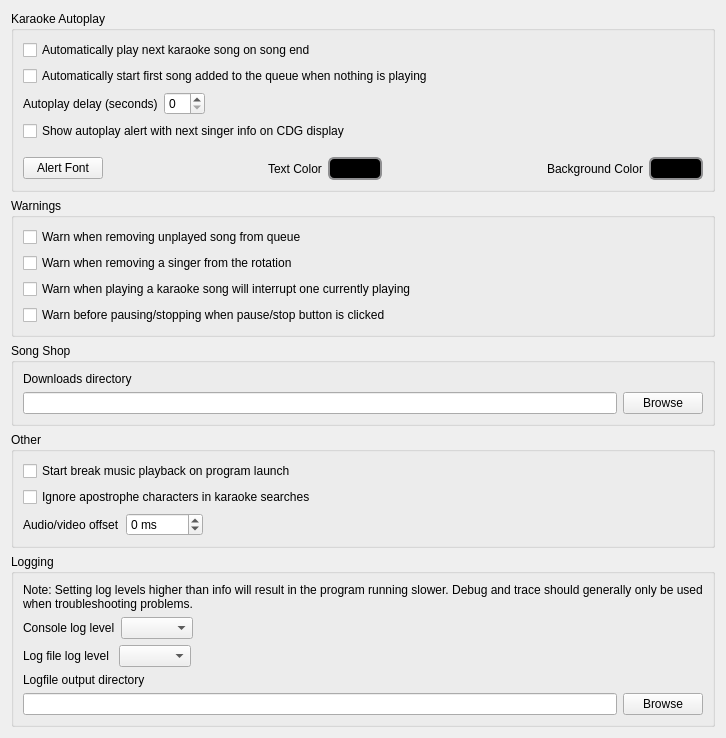
              <widget class="QWidget" name="scrollAreaWidgetContents_2">
               <property name="geometry">
                <rect>
                 <x>0</x>
                 <y>-294</y>
                 <width>726</width>
                 <height>738</height>
                </rect>
               </property>
               <layout class="QVBoxLayout" name="verticalLayout_26">
                <item>
                 <widget class="QGroupBox" name="groupBox">
                  <property name="title">
                   <string>Karaoke Autoplay</string>
                  </property>
                  <property name="flat">
                   <bool>false</bool>
                  </property>
                  <layout class="QVBoxLayout" name="verticalLayout_16">
                   <item>
                    <widget class="QCheckBox" name="checkBoxKAA">
                     <property name="text">
                      <string>Automatically play next karaoke song on song end</string>
                     </property>
                    </widget>
                   </item>
                   <item>
                    <widget class="QCheckBox" name="checkBoxAutoPlayFirst">
                     <property name="text">
                      <string>Automatically start first song added to the queue when nothing is playing</string>
                     </property>
                    </widget>
                   </item>
                   <item>
                    <layout class="QHBoxLayout" name="horizontalLayout_11">
                     <item>
                      <widget class="QLabel" name="label_9">
                       <property name="text">
                        <string>Autoplay delay (seconds)</string>
                       </property>
                      </widget>
                     </item>
                     <item>
                      <widget class="QSpinBox" name="spinBoxAADelay"/>
                     </item>
                     <item>
                      <spacer name="horizontalSpacer_6">
                       <property name="orientation">
                        <enum>Qt::Horizontal</enum>
                       </property>
                       <property name="sizeHint" stdset="0">
                        <size>
                         <width>40</width>
                         <height>20</height>
                        </size>
                       </property>
                      </spacer>
                     </item>
                    </layout>
                   </item>
                   <item>
                    <widget class="QCheckBox" name="checkBoxShowKAAAlert">
                     <property name="text">
                      <string>Show autoplay alert with next singer info on CDG display</string>
                     </property>
                    </widget>
                   </item>
                   <item>
                    <layout class="QHBoxLayout" name="horizontalLayout_13">
                     <property name="topMargin">
                      <number>10</number>
                     </property>
                     <item>
                      <widget class="QPushButton" name="btnAlertFont">
                       <property name="text">
                        <string>Alert Font</string>
                       </property>
                      </widget>
                     </item>
                     <item>
                      <spacer name="horizontalSpacer_7">
                       <property name="orientation">
                        <enum>Qt::Horizontal</enum>
                       </property>
                       <property name="sizeHint" stdset="0">
                        <size>
                         <width>40</width>
                         <height>20</height>
                        </size>
                       </property>
                      </spacer>
                     </item>
                     <item>
                      <widget class="QLabel" name="label_12">
                       <property name="text">
                        <string>Text Color</string>
                       </property>
                      </widget>
                     </item>
                     <item>
                      <widget class="QPushButton" name="btnAlertTxtColor">
                       <property name="styleSheet">
                        <string notr="true">QPushButton {
    border: 2px solid #8f8f91;
    border-radius: 6px;
    background-color: rgb(0,0,0);
    min-width: 40px;
    padding-left: 5px;
    padding-right: 5px;
    padding-top: 3px;
    padding-bottom: 3px;
}

QPushButton:pressed {
    background-color: rgb(0,0,0);
}

QPushButton:flat {
    border: none; /* no border for a flat push button */
}

QPushButton:default {
    border-color: navy; /* make the default button prominent */
}</string>
                       </property>
                       <property name="text">
                        <string/>
                       </property>
                      </widget>
                     </item>
                     <item>
                      <spacer name="horizontalSpacer_8">
                       <property name="orientation">
                        <enum>Qt::Horizontal</enum>
                       </property>
                       <property name="sizeHint" stdset="0">
                        <size>
                         <width>40</width>
                         <height>20</height>
                        </size>
                       </property>
                      </spacer>
                     </item>
                     <item>
                      <widget class="QLabel" name="label_16">
                       <property name="text">
                        <string>Background Color</string>
                       </property>
                      </widget>
                     </item>
                     <item>
                      <widget class="QPushButton" name="btnAlertBgColor">
                       <property name="styleSheet">
                        <string notr="true">QPushButton {
    border: 2px solid #8f8f91;
    border-radius: 6px;
    background-color: rgb(0,0,0);
    min-width: 40px;
    padding-left: 5px;
    padding-right: 5px;
    padding-top: 3px;
    padding-bottom: 3px;
}

QPushButton:pressed {
    background-color: rgb(0,0,0);
}

QPushButton:flat {
    border: none; /* no border for a flat push button */
}

QPushButton:default {
    border-color: navy; /* make the default button prominent */
}</string>
                       </property>
                       <property name="text">
                        <string/>
                       </property>
                      </widget>
                     </item>
                    </layout>
                   </item>
                  </layout>
                 </widget>
                </item>
                <item>
                 <widget class="QGroupBox" name="groupBox_2">
                  <property name="title">
                   <string>Warnings</string>
                  </property>
                  <layout class="QVBoxLayout" name="verticalLayout_17">
                   <item>
                    <widget class="QCheckBox" name="cbxQueueRemovalWarning">
                     <property name="text">
                      <string>Warn when removing unplayed song from queue</string>
                     </property>
                    </widget>
                   </item>
                   <item>
                    <widget class="QCheckBox" name="cbxSingerRemovalWarning">
                     <property name="text">
                      <string>Warn when removing a singer from the rotation</string>
                     </property>
                    </widget>
                   </item>
                   <item>
                    <widget class="QCheckBox" name="cbxSongInterruptionWarning">
                     <property name="text">
                      <string>Warn when playing a karaoke song will interrupt one currently playing</string>
                     </property>
                    </widget>
                   </item>
                   <item>
                    <widget class="QCheckBox" name="cbxStopPauseWarning">
                     <property name="text">
                      <string>Warn before pausing/stopping when pause/stop button is clicked</string>
                     </property>
                    </widget>
                   </item>
                  </layout>
                 </widget>
                </item>
                <item>
                 <widget class="QGroupBox" name="groupBox_4">
                  <property name="title">
                   <string>Song Shop</string>
                  </property>
                  <layout class="QVBoxLayout" name="verticalLayout_20">
                   <item>
                    <widget class="QLabel" name="label_25">
                     <property name="text">
                      <string>&lt;html&gt;&lt;head/&gt;&lt;body&gt;&lt;p&gt;Downloads directory&lt;/p&gt;&lt;/body&gt;&lt;/html&gt;</string>
                     </property>
                    </widget>
                   </item>
                   <item>
                    <layout class="QHBoxLayout" name="horizontalLayout_18">
                     <property name="topMargin">
                      <number>0</number>
                     </property>
                     <item>
                      <widget class="QLineEdit" name="lineEditDownloadsDir">
                       <property name="enabled">
                        <bool>true</bool>
                       </property>
                       <property name="readOnly">
                        <bool>true</bool>
                       </property>
                      </widget>
                     </item>
                     <item>
                      <widget class="QPushButton" name="btnBrowse">
                       <property name="text">
                        <string>Browse</string>
                       </property>
                      </widget>
                     </item>
                    </layout>
                   </item>
                  </layout>
                 </widget>
                </item>
                <item>
                 <widget class="QGroupBox" name="groupBox_3">
                  <property name="title">
                   <string>Other</string>
                  </property>
                  <layout class="QVBoxLayout" name="verticalLayout_18">
                   <item>
                    <widget class="QCheckBox" name="cbxBmAutostart">
                     <property name="text">
                      <string>Start break music playback on program launch</string>
                     </property>
                    </widget>
                   </item>
                   <item>
                    <widget class="QCheckBox" name="cbxIgnoreApos">
                     <property name="toolTip">
                      <string>If set, karaoke searches will ignore the apostrophe character. 
For example, searching for &quot;im&quot; will find songs that contain &quot;I'm&quot;, 
&quot;hes&quot; will find &quot;he's&quot;, etc.</string>
                     </property>
                     <property name="text">
                      <string>Ignore apostrophe characters in karaoke searches</string>
                     </property>
                    </widget>
                   </item>
                   <item>
                    <layout class="QHBoxLayout" name="horizontalLayout_14">
                     <property name="topMargin">
                      <number>0</number>
                     </property>
                     <item>
                      <widget class="QLabel" name="label_21">
                       <property name="text">
                        <string>Audio/video offset</string>
                       </property>
                      </widget>
                     </item>
                     <item>
                      <widget class="QSpinBox" name="spinBoxVideoOffset">
                       <property name="toolTip">
                        <string>&lt;html&gt;&lt;head/&gt;&lt;body&gt;&lt;p&gt;Controls the offset between the video position displayed and the current audio position.&lt;/p&gt;&lt;p&gt;Positive numbers mean that the video will be ahead of the audio position by the number of ms specified.&lt;/p&gt;&lt;p&gt;Negative numbers mean that the video will be behind the audio by the number of ms specified.&lt;/p&gt;&lt;/body&gt;&lt;/html&gt;</string>
                       </property>
                       <property name="suffix">
                        <string> ms</string>
                       </property>
                       <property name="minimum">
                        <number>-5000</number>
                       </property>
                       <property name="maximum">
                        <number>5000</number>
                       </property>
                      </widget>
                     </item>
                     <item>
                      <spacer name="horizontalSpacer_9">
                       <property name="orientation">
                        <enum>Qt::Horizontal</enum>
                       </property>
                       <property name="sizeHint" stdset="0">
                        <size>
                         <width>40</width>
                         <height>20</height>
                        </size>
                       </property>
                      </spacer>
                     </item>
                    </layout>
                   </item>
                  </layout>
                 </widget>
                </item>
                <item>
                 <widget class="QGroupBox" name="groupBox_7">
                  <property name="title">
                   <string>Logging</string>
                  </property>
                  <layout class="QVBoxLayout" name="verticalLayout_3">
                   <item>
                    <widget class="QLabel" name="label_18">
                     <property name="text">
                      <string>&lt;html&gt;&lt;head/&gt;&lt;body&gt;&lt;p&gt;Note:  Setting log levels higher than info will result in the program running slower.  Debug and trace should generally only be used when troubleshooting problems.&lt;/p&gt;&lt;/body&gt;&lt;/html&gt;</string>
                     </property>
                     <property name="wordWrap">
                      <bool>true</bool>
                     </property>
                    </widget>
                   </item>
                   <item>
                    <layout class="QHBoxLayout" name="horizontalLayout_23">
                     <property name="topMargin">
                      <number>0</number>
                     </property>
                     <item>
                      <widget class="QLabel" name="label_11">
                       <property name="text">
                        <string>Console log level</string>
                       </property>
                      </widget>
                     </item>
                     <item>
                      <widget class="QComboBox" name="comboBoxConsoleLogLevel"/>
                     </item>
                     <item>
                      <spacer name="horizontalSpacer_20">
                       <property name="orientation">
                        <enum>Qt::Horizontal</enum>
                       </property>
                       <property name="sizeHint" stdset="0">
                        <size>
                         <width>40</width>
                         <height>20</height>
                        </size>
                       </property>
                      </spacer>
                     </item>
                    </layout>
                   </item>
                   <item>
                    <layout class="QHBoxLayout" name="horizontalLayout_24">
                     <property name="topMargin">
                      <number>0</number>
                     </property>
                     <item>
                      <widget class="QLabel" name="label_17">
                       <property name="text">
                        <string>Log file log level </string>
                       </property>
                      </widget>
                     </item>
                     <item>
                      <widget class="QComboBox" name="comboBoxFileLogLevel"/>
                     </item>
                     <item>
                      <spacer name="horizontalSpacer_21">
                       <property name="orientation">
                        <enum>Qt::Horizontal</enum>
                       </property>
                       <property name="sizeHint" stdset="0">
                        <size>
                         <width>40</width>
                         <height>20</height>
                        </size>
                       </property>
                      </spacer>
                     </item>
                    </layout>
                   </item>
                   <item>
                    <widget class="QLabel" name="label_33">
                     <property name="text">
                      <string>Logfile output directory</string>
                     </property>
                    </widget>
                   </item>
                   <item>
                    <layout class="QHBoxLayout" name="horizontalLayout_21">
                     <property name="topMargin">
                      <number>0</number>
                     </property>
                     <item>
                      <widget class="QLineEdit" name="lineEditLogDir"/>
                     </item>
                     <item>
                      <widget class="QPushButton" name="btnLogDirBrowse">
                       <property name="text">
                        <string>Browse</string>
                       </property>
                      </widget>
                     </item>
                    </layout>
                   </item>
                  </layout>
                 </widget>
                </item>
               </layout>
              </widget>
